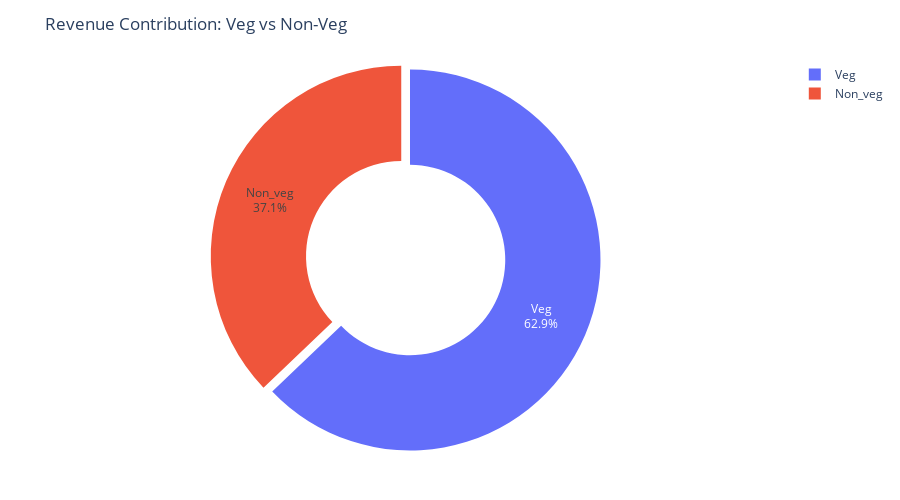

The code cell stored with this chart in its notebook:
### Code cell
fig = px.pie(
    food_revenue,
    values="Price (INR)",
    names="Food Category",
    hole=0.5,
    title="Revenue Contribution: Veg vs Non-Veg",
)

fig.update_traces(
    textinfo="percent+label",
    pull=[0.05, 0]
)

fig.update_layout(
    height=500,
    margin=dict(t=60, b=40, l=40, r=40)
)

fig.show()

### Figure 1 — Plotly figure (JSON) as saved in the notebook; plotly's stock layout.template omitted (floating-point values rounded to 4 significant figures)
{"data": [{"domain": {"x": [0, 1], "y": [0, 1]}, "hole": 0.5, "hovertemplate": "Food Category=%{label}<br>Price (INR)=%{value}<extra></extra>", "labels": ["Non_veg", "Veg"], "legendgroup": "", "name": "", "pull": [0.05, 0], "showlegend": true, "textinfo": "percent+label", "type": "pie", "values": [19680000.0, 33330000.0]}], "layout": {"height": 500, "legend": {"tracegroupgap": 0}, "margin": {"b": 40, "l": 40, "r": 40, "t": 60}, "title": {"text": "Revenue Contribution: Veg vs Non-Veg"}}}
